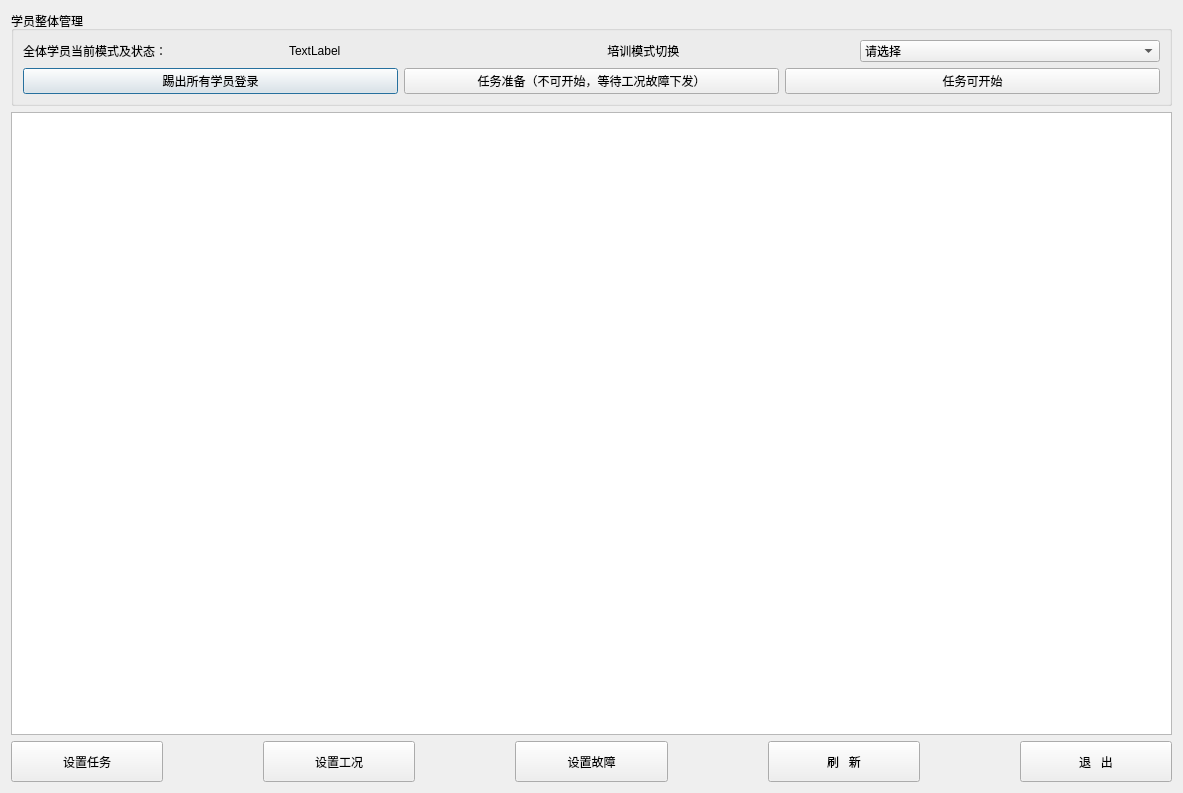
<?xml version="1.0" encoding="UTF-8"?>
<ui version="4.0">
 <class>CLoginStudentTable</class>
 <widget class="QDialog" name="CLoginStudentTable">
  <property name="geometry">
   <rect>
    <x>0</x>
    <y>0</y>
    <width>1183</width>
    <height>793</height>
   </rect>
  </property>
  <property name="windowTitle">
   <string>当前登录学员</string>
  </property>
  <layout class="QGridLayout" name="gridLayout_2">
   <item row="0" column="0">
    <widget class="QGroupBox" name="groupBox">
     <property name="styleSheet">
      <string notr="true">font: 14pt &quot;宋体&quot;;</string>
     </property>
     <property name="title">
      <string>学员整体管理</string>
     </property>
     <layout class="QGridLayout" name="gridLayout">
      <item row="0" column="0" colspan="3">
       <layout class="QHBoxLayout" name="horizontalLayout_2">
        <item>
         <widget class="QLabel" name="label_3">
          <property name="text">
           <string>全体学员当前模式及状态：</string>
          </property>
         </widget>
        </item>
        <item>
         <widget class="QLabel" name="label_curstate">
          <property name="text">
           <string>TextLabel</string>
          </property>
         </widget>
        </item>
        <item>
         <spacer name="horizontalSpacer">
          <property name="orientation">
           <enum>Qt::Horizontal</enum>
          </property>
          <property name="sizeType">
           <enum>QSizePolicy::Preferred</enum>
          </property>
          <property name="sizeHint" stdset="0">
           <size>
            <width>40</width>
            <height>20</height>
           </size>
          </property>
         </spacer>
        </item>
        <item>
         <widget class="QLabel" name="label">
          <property name="styleSheet">
           <string notr="true">font: 14pt &quot;宋体&quot;;</string>
          </property>
          <property name="text">
           <string>    培训模式切换    </string>
          </property>
         </widget>
        </item>
        <item>
         <widget class="QComboBox" name="comboBox">
          <property name="minimumSize">
           <size>
            <width>300</width>
            <height>0</height>
           </size>
          </property>
          <property name="styleSheet">
           <string notr="true">font: 14pt &quot;宋体&quot;;</string>
          </property>
          <item>
           <property name="text">
            <string>请选择</string>
           </property>
          </item>
          <item>
           <property name="text">
            <string>自由模式</string>
           </property>
          </item>
          <item>
           <property name="text">
            <string>全体培训</string>
           </property>
          </item>
          <item>
           <property name="text">
            <string>全体考核</string>
           </property>
          </item>
          <item>
           <property name="text">
            <string>竞赛模式</string>
           </property>
          </item>
         </widget>
        </item>
       </layout>
      </item>
      <item row="1" column="0">
       <widget class="QPushButton" name="pushButtonLogoutAll">
        <property name="text">
         <string>踢出所有学员登录</string>
        </property>
       </widget>
      </item>
      <item row="1" column="1">
       <widget class="QPushButton" name="pushButtonExwait">
        <property name="text">
         <string>任务准备（不可开始，等待工况故障下发）</string>
        </property>
       </widget>
      </item>
      <item row="1" column="2">
       <widget class="QPushButton" name="pushButtonExamGo">
        <property name="text">
         <string>任务可开始</string>
        </property>
       </widget>
      </item>
     </layout>
    </widget>
   </item>
   <item row="1" column="0">
    <widget class="QTableView" name="viewLoginStudent">
     <property name="styleSheet">
      <string notr="true">font: 14pt &quot;宋体&quot;;
</string>
     </property>
     <attribute name="horizontalHeaderStretchLastSection">
      <bool>true</bool>
     </attribute>
    </widget>
   </item>
   <item row="2" column="0">
    <layout class="QHBoxLayout" name="horizontalLayout">
     <property name="spacing">
      <number>100</number>
     </property>
     <item>
      <widget class="QPushButton" name="buttonTask">
       <property name="minimumSize">
        <size>
         <width>121</width>
         <height>41</height>
        </size>
       </property>
       <property name="styleSheet">
        <string notr="true">font: 12pt &quot;宋体&quot;;</string>
       </property>
       <property name="text">
        <string>设置任务</string>
       </property>
      </widget>
     </item>
     <item>
      <widget class="QPushButton" name="buttonScene">
       <property name="minimumSize">
        <size>
         <width>121</width>
         <height>41</height>
        </size>
       </property>
       <property name="styleSheet">
        <string notr="true">font: 12pt &quot;宋体&quot;;</string>
       </property>
       <property name="text">
        <string>设置工况</string>
       </property>
      </widget>
     </item>
     <item>
      <widget class="QPushButton" name="buttonFault">
       <property name="minimumSize">
        <size>
         <width>121</width>
         <height>41</height>
        </size>
       </property>
       <property name="styleSheet">
        <string notr="true">font: 12pt &quot;宋体&quot;;</string>
       </property>
       <property name="text">
        <string>设置故障</string>
       </property>
      </widget>
     </item>
     <item>
      <widget class="QPushButton" name="buttonRefresh">
       <property name="minimumSize">
        <size>
         <width>121</width>
         <height>41</height>
        </size>
       </property>
       <property name="styleSheet">
        <string notr="true">font: 12pt &quot;宋体&quot;;</string>
       </property>
       <property name="text">
        <string>刷   新</string>
       </property>
      </widget>
     </item>
     <item>
      <widget class="QPushButton" name="buttonExit">
       <property name="minimumSize">
        <size>
         <width>121</width>
         <height>41</height>
        </size>
       </property>
       <property name="styleSheet">
        <string notr="true">font: 12pt &quot;宋体&quot;;</string>
       </property>
       <property name="text">
        <string>退   出</string>
       </property>
      </widget>
     </item>
    </layout>
   </item>
  </layout>
 </widget>
 <tabstops>
  <tabstop>buttonTask</tabstop>
  <tabstop>buttonExit</tabstop>
 </tabstops>
 <resources/>
 <connections>
  <connection>
   <sender>buttonExit</sender>
   <signal>clicked()</signal>
   <receiver>CLoginStudentTable</receiver>
   <slot>reject()</slot>
   <hints>
    <hint type="sourcelabel">
     <x>731</x>
     <y>474</y>
    </hint>
    <hint type="destinationlabel">
     <x>412</x>
     <y>254</y>
    </hint>
   </hints>
  </connection>
 </connections>
</ui>
